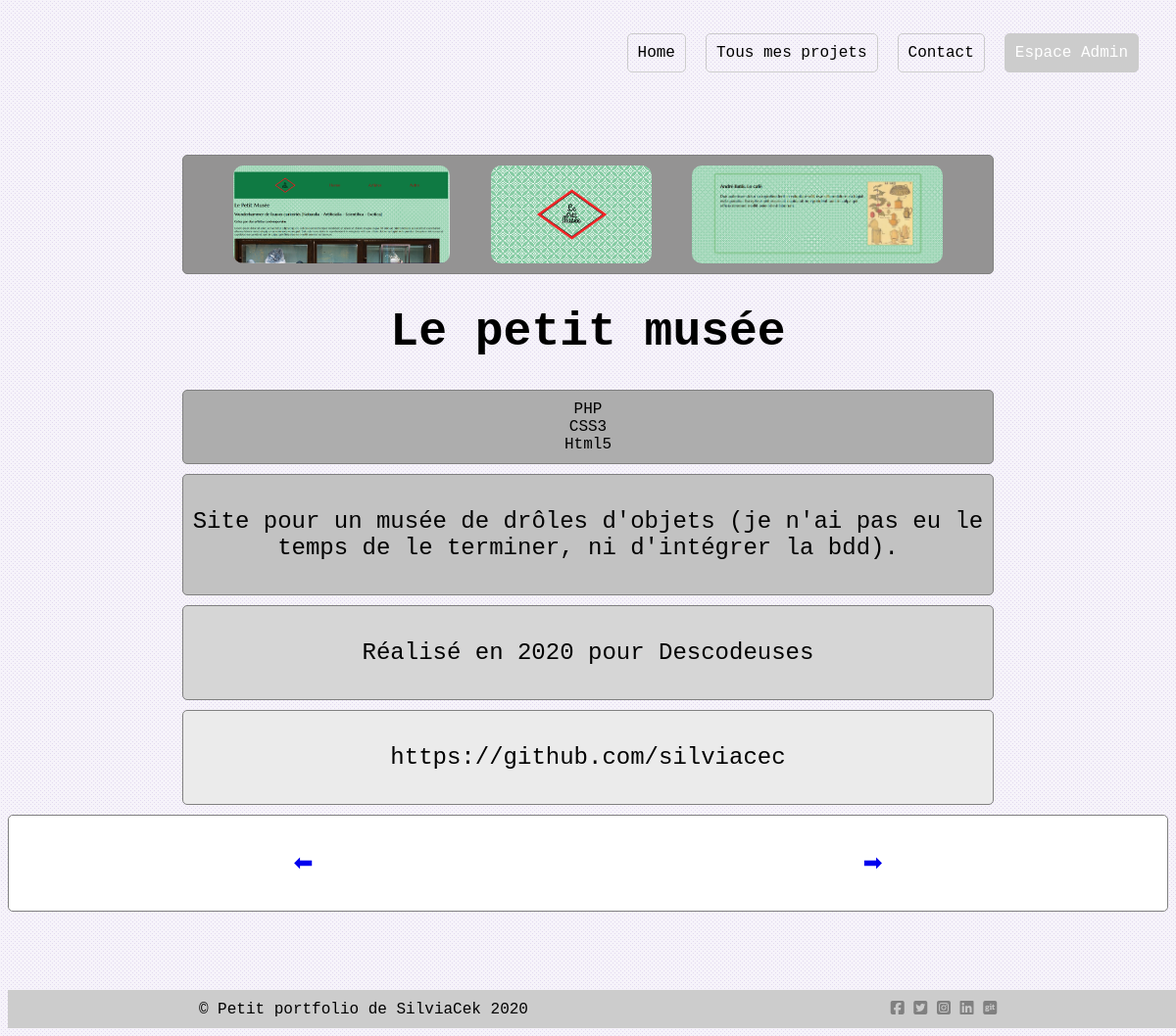
/projet_seul.php?projetAAfficher=6, run on the app's committed database.
### tables this page shows
CREATE TABLE IF NOT EXISTS `projet` (
  `id_projet` int(11) NOT NULL AUTO_INCREMENT,
  `nom_projet` varchar(150) NOT NULL,
  `description` text NOT NULL,
  `url_image` varchar(150) NOT NULL,
  `annee` year(4) NOT NULL,
  `client` varchar(150) NOT NULL,
  `lien` varchar(150) NOT NULL,
  `online` tinyint(1) DEFAULT NULL,
  `ordre` int(11) NOT NULL,
  PRIMARY KEY (`id_projet`)
);

CREATE TABLE IF NOT EXISTS `techno` (
  `id_techno` int(11) NOT NULL AUTO_INCREMENT,
  `nom_techno` varchar(150) NOT NULL,
  PRIMARY KEY (`id_techno`)
);

### projet_seul.php (called while the page is built)
<?php
include "config.php";
include PATH_TEMPLATE . "page_projet_seul.php";

### template/page_projet_seul.php (the view)
<?php
include "include/header.php";
include "fonctions.php";
$projetAAfficher = $bdd -> query ("select nom_projet, description, url_image, annee, client, lien, ordre FROM projet WHERE id_projet = ($_GET[projetAAfficher])") -> fetch();
$technoAAfficher = $bdd -> query ("select nom_techno from techno, projet_techno, projet where techno.id_techno = projet_techno.techno_id and projet.id_projet = ($_GET[projetAAfficher]) and projet_techno.projet_id = projet.id_projet") -> fetchAll();
$pageSuiv = $bdd -> query("select * from projet where ordre = $projetAAfficher[ordre] + 1 order by ordre") -> fetch();
$pagePrec = $bdd -> query("select * from projet where ordre = $projetAAfficher[ordre] - 1 order by ordre") -> fetch();
?>
<div class="un_projet">
<?php
  echo "<div class='zero'>";
  echo html_image("$projetAAfficher[url_image]", "img_pt");
  echo html_image("template/img/" . $projetAAfficher["nom_projet"] . "2.jpg", "img_pt");
  echo html_image("template/img/" . $projetAAfficher["nom_projet"] . "3.jpg", "img_pt");
  echo "</div>";
  echo "<h1>$projetAAfficher[nom_projet]</h1>";
?>
  <div class="one">
  <?php
  foreach ($technoAAfficher as $key => $techno) {
    echo "$techno[nom_techno]<br>";
  }
  ?>
  </div>
  <?php
    echo "<div class='two'><p>$projetAAfficher[description]</p></div>";
    echo "<div class='three'><p>Réalisé en $projetAAfficher[annee] pour $projetAAfficher[client]</p></div>";
    echo "<div class='four'><p>$projetAAfficher[lien]</p></div>";
  ?>
  </div>
  <div class='five'>
    <?php
    if (!empty($pagePrec)) {
      echo "<p><a href='projet_seul.php?projetAAfficher=$pagePrec[ordre]'> ⬅ </a></p>";
    }
    if (!empty($pageSuiv)) {
      echo "<p><a href='projet_seul.php?projetAAfficher=$pageSuiv[ordre]'> ➡ </a></p>";
    }
    ?>
  </div>
<?php include "include/footer.php";

### fonctions.php (shortened to what this page needs)
<?php
  function html_image($urlImage, $classHtml = "") {
    if(is_file(PATH_SITE . $urlImage)) {
        return "<img src='" . URL_SITE . "/$urlImage' class='$classHtml'>";
    }
    return "";
  }

### template/css/style.css (style rules this page uses)
body { font-family: Courier; background-color: #f6f3fa; }
.img_pt { height: 100px; width: auto; border-radius: 10px; }
.un_projet { width: 70%; margin: auto; text-align: center; padding-top: 150px; }
.un_projet h1 { font-size: 3em; }
.zero { display: flex; justify-content: space-evenly; background-color: #949393; border: 1px solid grey; border-radius: 5px; padding: 10px; margin-bottom: 10px; }
.one { font-size: 1,5em; background-color: #adadad; border: 1px solid grey; border-radius: 5px; padding: 10px; margin-bottom: 10px; }
.two { font-size: 1.5em; border: 1px solid grey; border-radius: 5px; padding: 10px; margin-bottom: 10px; background-color: #c2c2c2; }
.three { font-size: 1.5em; border: 1px solid grey; border-radius: 5px; padding: 10px; margin-bottom: 10px; background-color: #d6d6d6; }
.four { font-size: 1.5em; border: 1px solid grey ; border-radius: 5px; padding: 10px; margin-bottom: 10px; background-color: #ebebeb; }
.five { display: flex; justify-content: space-around; font-size: 1.5em; border: 1px solid grey ; border-radius: 5px; padding: 10px; margin-bottom: 10px; background-color: white; }
.five a { text-decoration: none; }

### data on the page
projet: url_image (picture), nom_projet "Le petit musée", description "Site pour un musée de drôles d'objets (je n'ai pas eu le temps de le terminer, ni d'intégrer la bdd).", annee "2020", client "Descodeuses", lien "https://github.com/silviacec"
techno: nom_techno "PHP"
techno: nom_techno "CSS3"
techno: nom_techno "Html5"

### other printed values
NOM_DU_SITE "Petit portfolio de SilviaCek"
